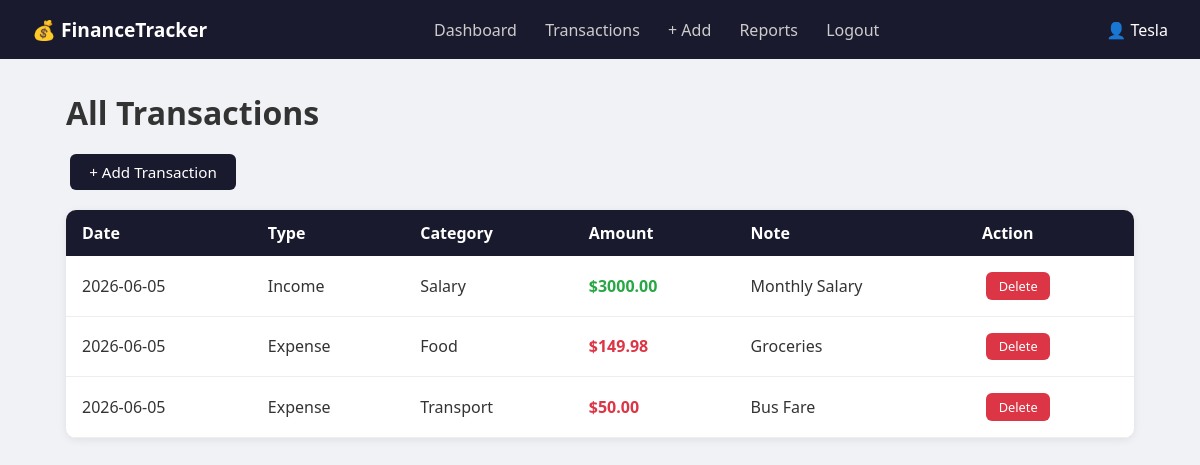
The page /transactions (signed in) on the database its author committed.
### tables this page shows
CREATE TABLE users (
            id INTEGER PRIMARY KEY AUTOINCREMENT,
            name TEXT NOT NULL,
            email TEXT UNIQUE NOT NULL,
            password TEXT NOT NULL,
            created_at TIMESTAMP DEFAULT CURRENT_TIMESTAMP
        );

CREATE TABLE transactions (
            id INTEGER PRIMARY KEY AUTOINCREMENT,
            user_id INTEGER NOT NULL,
            type TEXT NOT NULL,
            category TEXT NOT NULL,
            amount REAL NOT NULL,
            date TEXT NOT NULL,
            note TEXT,
            created_at TIMESTAMP DEFAULT CURRENT_TIMESTAMP,
            FOREIGN KEY (user_id) REFERENCES users(id)
        );

### app.py (the view)
@app.route("/transactions")
@login_required
def transactions():
    conn = get_db()
    rows = conn.execute(
        "SELECT * FROM transactions WHERE user_id = ? ORDER BY date DESC",
        (current_user.id,)
    ).fetchall()
    conn.close()
    return render_template("transactions.html", transactions=[dict(r) for r in rows])

### app.py (called while the page is built)
@login_manager.user_loader
def load_user(user_id):
    return User.get_by_id(int(user_id))

### database.py (called while the page is built)
def get_db():
    conn = sqlite3.connect(DB_NAME)
    conn.row_factory = sqlite3.Row
    return conn

### models.py (called while the page is built)
    @staticmethod
    def get_by_id(user_id):
        conn = get_db()
        user = conn.execute("SELECT * FROM users WHERE id = ?", (user_id,)).fetchone()
        conn.close()
        if user:
            return User(user["id"], user["name"], user["email"], user["password"])
        return None

### templates/transactions.html
{% extends "base.html" %}
{% block content %}
<h1>All Transactions</h1>
<a href="{{ url_for('add_transaction') }}" class="btn btn-primary">+ Add Transaction</a>
{% if transactions %}
<table>
    <thead>
        <tr>
            <th>Date</th>
            <th>Type</th>
            <th>Category</th>
            <th>Amount</th>
            <th>Note</th>
            <th>Action</th>
        </tr>
    </thead>
    <tbody>
        {% for t in transactions %}
        <tr class="{{ t.type }}">
            <td>{{ t.date }}</td>
            <td>{{ t.type|capitalize }}</td>
            <td>{{ t.category }}</td>
            <td>${{ "%.2f"|format(t.amount) }}</td>
            <td>{{ t.note }}</td>
            <td>
                <a href="{{ url_for('delete_transaction', transaction_id=t.id) }}"
                   onclick="return confirm('Delete this transaction?')"
                   class="btn btn-danger">Delete</a>
            </td>
        </tr>
        {% endfor %}
    </tbody>
</table>
{% else %}
<p>No transactions yet.</p>
{% endif %}
{% endblock %}

### templates/base.html (shortened to what this page needs)
<!DOCTYPE html>
<html lang="en">
<head>
    <link rel="stylesheet" href="{{ url_for('static', filename='style.css') }}">
</head>
<body>
{% if current_user.is_authenticated %}
<nav>
    <div class="nav-brand">💰 FinanceTracker</div>
    <div class="nav-links">
        <a href="{{ url_for('dashboard') }}">Dashboard</a>
        <a href="{{ url_for('transactions') }}">Transactions</a>
        <a href="{{ url_for('add_transaction') }}">+ Add</a>
        <a href="{{ url_for('reports') }}">Reports</a>
        <a href="{{ url_for('logout') }}">Logout</a>
    </div>
    <div class="nav-user">👤 {{ current_user.name }}</div>
</nav>
{% endif %}
<div class="container">
    {% block content %}{% endblock %}
</div>
</body>
</html>

### static/style.css (style rules this page uses)
* { box-sizing: border-box; margin: 0; padding: 0; }
body { font-family: 'Segoe UI', sans-serif; background: #f0f2f5; color: #333; }
nav { background: #1a1a2e; color: white; padding: 1rem 2rem; display: flex; align-items: center; justify-content: space-between; }
nav a { color: #ccc; text-decoration: none; margin: 0 0.75rem; }
.nav-brand { font-size: 1.2rem; font-weight: bold; }
.container { max-width: 1100px; margin: 2rem auto; padding: 0 1rem; }
table { width: 100%; border-collapse: collapse; background: white; border-radius: 10px; overflow: hidden; box-shadow: 0 2px 8px rgba(0,0,0,0.08); margin-top: 1rem; }
th { background: #1a1a2e; color: white; padding: 0.75rem 1rem; text-align: left; }
td { padding: 0.75rem 1rem; border-bottom: 1px solid #eee; }
tr.income td:nth-child(4) { color: #28a745; font-weight: bold; }
tr.expense td:nth-child(4) { color: #dc3545; font-weight: bold; }
.btn { display: inline-block; padding: 0.5rem 1.2rem; border-radius: 6px; border: none; cursor: pointer; text-decoration: none; font-size: 0.95rem; margin: 0.25rem; }
.btn-primary { background: #1a1a2e; color: white; }
.btn-danger { background: #dc3545; color: white; font-size: 0.8rem; padding: 0.3rem 0.8rem; }
h1 { margin-bottom: 1rem; }

### rows shown on the page
users: name "Tesla"
transactions: date "2026-06-05", type "Income", category "Salary", amount "3000.00", note "Monthly Salary"
transactions: date "2026-06-05", type "Expense", category "Food", amount "149.98", note "Groceries"
transactions: date "2026-06-05", type "Expense", category "Transport", amount "50.00", note "Bus Fare"
